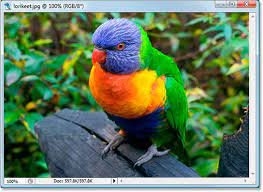
#> input picture Image_Processing_Fundamentals/color_conversion_python_scratch/bird.jpg, 263 x 192 px, found by its file name
$ jupyter execute Blurring_Techniques.ipynb
#> lines starting #> are read from the running program, lines starting #| are printed output that depends on the picture
[cell 1]
import cv2 as cv
import matplotlib.pyplot as plt
import numpy as np
from math import sqrt, floor, ceil
import math

# cv2.blur() function smooths an image using the kernel which is represented as:

[cell 2]
# path
path = "bird.jpg"

# Reading an image in default mode
image = cv.imread(path)
#> image is the input picture: shape (192, 263, 3); mean B, G, R 94.5, 123.3, 99

# Window name in which image is displayed
window_name = 'Image'

# ksize
ksize = (10, 10)

# Using cv2.blur() method
image1 = cv.blur(image, ksize, cv.BORDER_DEFAULT)
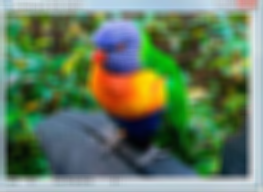
#> image1: shape (192, 263, 3); mean B, G, R 94.3, 123.1, 98.6

# Displaying the image
cv.imshow("Original Image", image)
k = cv.waitKey(0)
#> (key Esc is pressed here)

# Displaying the image
cv.imshow(window_name, image1)
k = cv.waitKey(0)
#> (key Esc is pressed here)

[cell 3]
img = cv.imread('bird.jpg')

kernel = np.ones((5,5),np.float32)/25
dst = cv.filter2D(img,-1,kernel)

plt.subplot(121),plt.imshow(img),plt.title('Original')
plt.xticks([]), plt.yticks([])

plt.subplot(122),plt.imshow(dst),plt.title('Averaging')
plt.xticks([]), plt.yticks([])
plt.show()
#> figure, not shown here; B, G, R data is drawn as R, G, B

# Use of blur function

[cell 4]
img = cv.imread('bird.jpg')

blur = cv.blur(img,(5,5))

plt.subplot(121),plt.imshow(img),plt.title('Original')
plt.xticks([]), plt.yticks([])
plt.subplot(122),plt.imshow(blur),plt.title('Blurred')
plt.xticks([]), plt.yticks([])
plt.show()
#> figure, not shown here; B, G, R data is drawn as R, G, B

# 1. Averaging (Mean or Homogeneous filter)
## The Average filter is also known as box filter, homogeneous filter, and mean filter.

1. It must be odd ordered.
2. The sum of all the elements should be 1.
3. All the elements should be the same.

[cell 5]
# Import the image
img = cv.imread('bird.jpg', 1)

# define a function for box filter
def box_kernel(size):
    k = np.ones((size,size),np.float32)/(size**2)
    return k
# Basically, the smallest the kernel, the less visible is the blur. In our example, we will use a 5 by 5 kernel.
size= 5

box_filter_img = cv.filter2D(img,-1,box_kernel(size)) # -1 for depth same as source

cv.imshow("Original Image", img)
k = cv.waitKey(0)
#> (key Esc is pressed here)

cv.imshow("Blurred-Box filter Image", box_filter_img)
k = cv.waitKey(0)
#> (key Esc is pressed here)

# 1.1 Box kernel application but using opencv blur function

[cell 6]
# using blur function
size = 5
box_filter_img1 = cv.blur(img,(size,size))

cv.imshow("Original Image", img)
k = cv.waitKey(0)
#> (key Esc is pressed here)

cv.imshow("Blurred-Box filter Image", box_filter_img1)
k = cv.waitKey(0)
#> (key Esc is pressed here)

# 2. Gaussian Filtering
## The equation for a Gaussian filter kernel of size (2k+1)×(2k+1) is given by:

. A 5x5 gaussian filter will look like this:-

[cell 7]
# Define a function for box filter
def gaussian_kernel(size, sigma=1): # applying above formula
    size = int(size) // 2
    #Numpy Mgrid is a special type of numpy array that creates a 2d array with similar values.
    # This method calls the meshgrid method to initialize dense multidimensional arrays.
    # Moreover, mgrid also accepts complex numbers as parameter.
    x, y = np.mgrid[-size:size+1, -size:size+1]

    normal = 1 / (2.0 * np.pi * sigma**2)
    g =  np.exp(-((x**2 + y**2) / (2.0*sigma**2))) * normal
    return g

size=5

# Apply the gaussian blur
gaussian_filter_img = cv.filter2D(img,-1, gaussian_kernel(size, sigma=1))

cv.imshow("Original Image", img)
k = cv.waitKey(0)
#> (key Esc is pressed here)

cv.imshow("Blurred-Gaussian Filter Image", gaussian_filter_img)
k = cv.waitKey(0)
#> (key Esc is pressed here)

# 2.1 Gaussian kernel application but using opencv GaussianBlur function

[cell 8]
size = 5
gaussian_filter_img = cv.GaussianBlur(img,(size,size),0)

# Show original Image
cv.imshow("Original Image", img)
k = cv.waitKey(0)
#> (key Esc is pressed here)

# Blurred Image after applying gaussian blur function
cv.imshow("Blurred-Box filter Image", box_filter_img1)
k = cv.waitKey(0)
#> (key Esc is pressed here)

#  3. Bilateral Filtering

1. Sigma values: For simplicity, you can set the 2 sigma values to be the same. If they are small (< 10), the filter will not have much effect, whereas if they are large (> 150), they will have a very strong effect, making the image look "cartoonish".

2. Filter size: Large filters (d > 5) are very slow, so it is recommended to use d=5 for real-time applications, and perhaps d=9 for offline applications that need heavy noise filtering.

3. This filter does not work inplace.

4. Two gaussian filters are used here one for blurring neighbourhood pixels and other for intensity diff. comparison, so as to preserve the edges as the intensity diffrence will be high near edges

## Bilateral Formula as follows:

[cell 9]
# gaussian filter
def gfunc(x,y,sigma):
    return (math.exp(-(x**2 + y**2)/(2*(sigma**2))))/(2*3.14*(sigma**2))

def gaussFilter(size, sigma):
    out = np.zeros(size)
    for i in range(size[0]):
        for j in range(size[1]):
            out[i,j] = gfunc(i-size[0]//2,j-size[1]//2, sigma )
    return out/np.sum(out)

(gfw,gfh) = (3,3)
gaussianFilter = gaussFilter((gfw,gfh),1)

print("Gaussian Filter")
print(gaussianFilter)

[cell 10]
img = cv.imread("bird.jpg")


# bilateral filter

def bfunc(i,j,fw,fh,image,sigma1, sigma2, bilateralWFilter):
    imgwork = image[i - fh//2:i+1 + fh//2, j - fw//2:j+1 + fw//2, :]

    bilateralIFilter = ((imgwork - image[i, j,:])**2 )/(2*(sigma1**2))

    bilateralFilter = np.exp(-1*bilateralIFilter)*bilateralWFilter
    bilateralFilter = bilateralFilter/np.sum(bilateralFilter,axis=(0,1))
    return np.sum(np.multiply(imgwork, bilateralFilter),axis=(0,1))

def bilateralFilterConv(image, fw,fh):
    size = image.shape
    sigma1 = 40
    sigma2 = 40
    bilateral1 = 2*3.14*sigma2*sigma2*gaussFilter((fw,fh), sigma2)
    if len(image.shape) < 3  or image.shape[2] == 1:
        bilateralWFilter = np.resize(bilateral1,(*bilateral1.shape,1))
    else:
        bilateralWFilter = np.stack([bilateral1, bilateral1, bilateral1], axis=2)

    out = np.zeros((size[0]-2*fw +1,size[1]-2*fh +1,size[2]))
    for i in range(size[0]-2*fh +1):
        for j in range(size[1]-2*fw +1):
            out[i,j,:] = bfunc(i+fw-1, j+fh-1, fw, fh, image, sigma1, sigma2, bilateralWFilter)

    if image.shape[2] == 1:
        return np.resize(out, (out.shape[0], out.shape[1])).astype(np.uint8)
    else:
        return out.astype(np.uint8)


bfw,bfh = (5, 5)
bilateral_image = bilateralFilterConv(img, bfw,bfh)
#> after the loop in bilateralFilterConv, `for i in range(size[0]-2*fh +1):`:
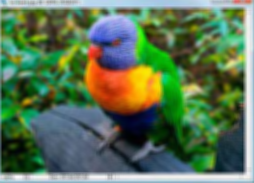
#> out: shape (183, 254, 3) float64; mean B, G, R 84.8, 116.8, 91.7
cv.imshow("Bilateral Blurred Image", bilateral_image)
k=cv.waitKey(0)
#> (key Esc is pressed here)

plt.subplot(121),plt.imshow(img),plt.title('Original')
plt.xticks([]), plt.yticks([])
plt.subplot(122),plt.imshow(bilateral_image),plt.title('Scratch Bilateral Blurred')
plt.xticks([]), plt.yticks([])
plt.show()
#> figure, not shown here; B, G, R data is drawn as R, G, B

# Using Look up Table

[cell 11]
import numpy as np
import cv2
import time

# image: input image
# texture: guidance image
# sigma_s: spatial parameter (pixels)
# sigma_r: range parameter (not normalized)
def bilateralfilter(image, texture, sigma_s, sigma_r):
    r = int(np.ceil(3 * sigma_s))
    # Image padding
    if image.ndim == 3:
        h, w, ch = image.shape
        I = np.pad(image, ((r, r), (r, r), (0, 0)), 'symmetric').astype(np.float32)
    elif image.ndim == 2:
        h, w = image.shape
        I = np.pad(image, ((r, r), (r, r)), 'symmetric').astype(np.float32)
    else:
        print('Input image is not valid!')
        return image
    # Check texture size and do padding
    if texture.ndim == 3:
        ht, wt, cht = texture.shape
        if ht != h or wt != w:
            print('The guidance image is not aligned with input image!')
            return image
        T = np.pad(texture, ((r, r), (r, r), (0, 0)), 'symmetric').astype(np.int32)
    elif texture.ndim == 2:
        ht, wt = texture.shape
        if ht != h or wt != w:
            print('The guidance image is not aligned with input image!')
            return image
        T = np.pad(texture, ((r, r), (r, r)), 'symmetric').astype(np.int32)
    # Pre-compute
    output = np.zeros_like(image)
    scaleFactor_s = 1 / (2 * sigma_s * sigma_s)
    scaleFactor_r = 1 / (2 * sigma_r * sigma_r)
    # A lookup table for range kernel
    LUT = np.exp(-np.arange(256) * np.arange(256) * scaleFactor_r)
    # Generate a spatial Gaussian function
    x, y = np.meshgrid(np.arange(2 * r + 1) - r, np.arange(2 * r + 1) - r)
    kernel_s = np.exp(-(x * x + y * y) * scaleFactor_s)
    # Main body
    if I.ndim == 2 and T.ndim == 2:     # I1T1 filter
        for y in range(r, r + h):
            for x in range(r, r + w):
                wgt = LUT[np.abs(T[y - r:y + r + 1, x - r:x + r + 1] - T[y, x])] * kernel_s
                output[y - r, x - r] = np.sum(wgt * I[y - r:y + r + 1, x - r:x + r + 1]) / np.sum(wgt)
    elif I.ndim == 3 and T.ndim == 2:     # I3T1 filter
        for y in range(r, r + h):
            for x in range(r, r + w):
                wgt = LUT[abs(T[y - r:y + r + 1, x - r:x + r + 1] - T[y, x])] * kernel_s
                wacc = np.sum(wgt)
                output[y - r, x - r, 0] = np.sum(wgt * I[y - r:y + r + 1, x - r:x + r + 1, 0]) / wacc
                output[y - r, x - r, 1] = np.sum(wgt * I[y - r:y + r + 1, x - r:x + r + 1, 1]) / wacc
                output[y - r, x - r, 2] = np.sum(wgt * I[y - r:y + r + 1, x - r:x + r + 1, 2]) / wacc
    elif I.ndim == 3 and T.ndim == 3:     # I3T3 filter
        for y in range(r, r + h):
            for x in range(r, r + w):
                wgt = LUT[abs(T[y - r:y + r + 1, x - r:x + r + 1, 0] - T[y, x, 0])] * \
                      LUT[abs(T[y - r:y + r + 1, x - r:x + r + 1, 1] - T[y, x, 1])] * \
                      LUT[abs(T[y - r:y + r + 1, x - r:x + r + 1, 2] - T[y, x, 2])] * \
                      kernel_s
                wacc = np.sum(wgt)
                output[y - r, x - r, 0] = np.sum(wgt * I[y - r:y + r + 1, x - r:x + r + 1, 0]) / wacc
                output[y - r, x - r, 1] = np.sum(wgt * I[y - r:y + r + 1, x - r:x + r + 1, 1]) / wacc
                output[y - r, x - r, 2] = np.sum(wgt * I[y - r:y + r + 1, x - r:x + r + 1, 2]) / wacc
    elif I.ndim == 2 and T.ndim == 3:     # I1T3 filter
        for y in range(r, r + h):
            for x in range(r, r + w):
                wgt = LUT[abs(T[y - r:y + r + 1, x - r:x + r + 1, 0] - T[y, x, 0])] * \
                      LUT[abs(T[y - r:y + r + 1, x - r:x + r + 1, 1] - T[y, x, 1])] * \
                      LUT[abs(T[y - r:y + r + 1, x - r:x + r + 1, 2] - T[y, x, 2])] * \
                      kernel_s
                output[y - r, x - r] = np.sum(wgt * I[y - r:y + r + 1, x - r:x + r + 1]) / np.sum(wgt)
    else:
        print('Something wrong!')
        return image

    # return np.clip(output, 0, 255)
    return output


if __name__ == '__main__':
    sigma_s = 1
    sigma_r = 0.1 *255
    img = cv2.imread('bird.jpg')
    img_gray = cv2.cvtColor(img, cv2.COLOR_BGR2GRAY)
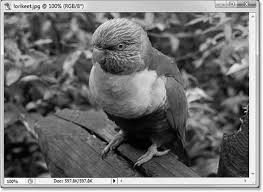
#> img_gray: shape (192, 263); min 0, max 255, mean 112.8
    tic = time.time()
    img_bf = bilateralfilter(img, img_gray, sigma_s, sigma_r)
#> in bilateralfilter, `I = np.pad(image, ((r, r), (r, r), (0, 0)), 'symmetric').astype(np.flo..`:
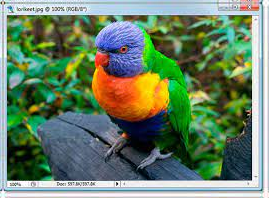
#> I: shape (198, 269, 3) float32; mean B, G, R 101, 128, 104.6
#> in bilateralfilter, `T = np.pad(texture, ((r, r), (r, r)), 'symmetric').astype(np.int32)`:
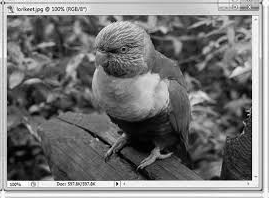
#> T: shape (198, 269) int32; min 0, max 255, mean 117.9
    toc = time.time()
    print('Elapsed time: %f sec.' % (toc - tic))
#     cv2.imwrite('2c_y.png', img_gray)
#     cv2.imwrite('output.png', img_bf)
    cv2.imshow("Original Image", img)
    k= cv2.waitKey(0)
#> (key Esc is pressed here)

    cv2.imshow("Bilateral Blurred Image", img_bf)
    k= cv2.waitKey(0)
#> (key Esc is pressed here)

[cell 12]
plt.subplot(121),plt.imshow(img),plt.title('Original')
plt.xticks([]), plt.yticks([])
plt.subplot(122),plt.imshow(img_bf),plt.title('Scratch Bilateral Blurred')
plt.xticks([]), plt.yticks([])
plt.show()
#> figure, not shown here; B, G, R data is drawn as R, G, B

# Comparison of all the 3 blurring methods output with varying kernel size

[cell 13]
# Define a function for plotting multiple figures
def plot_img(images, titles):
    fig, axs = plt.subplots(nrows = 1, ncols = len(images),
                          figsize = (30, 30))
    for i, p in enumerate(images):
        axs[i].imshow(cv.cvtColor(p, cv.COLOR_BGR2RGB))
        axs[i].set_title(titles[i])
        #axs[i].axis('off')
    plt.show()

# To show a side by side comparison of different filters with different kernel sizes.
for i in range(3,30,8):
    print("with kernel size: "+str(i))
    a_img = cv.blur(img,(i,i))
    g_img = cv.GaussianBlur(img,(i,i),0)
    b_img = cv.bilateralFilter(img,i,75,75)
    images=[img, a_img, g_img, b_img]
    titles=['original image',
          'box filter image',
          'gaussian filter image',
          'Bilateral filter image']
    plot_img(images, titles)
#> this loop made 4 passes
#> pass 1, in plot_img, `plt.show()`:
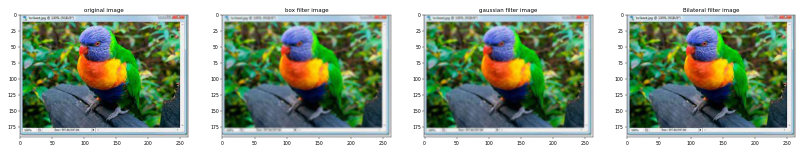
#> figure drawn by matplotlib, 4 panels

# 4. Median Filtering

[cell 14]
# using opencv function
# Read the image
noisy_img = cv.imread('balloons_noisy.png',1)
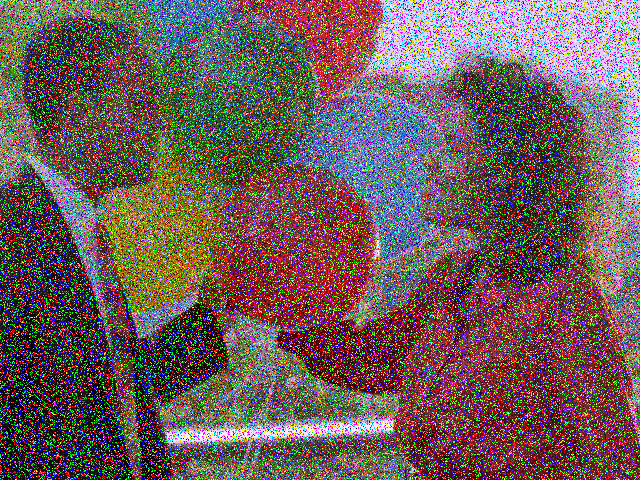
#> input picture Image_Processing_Fundamentals/images/balloons_noisy.png, 640 x 480 px, found by its file name
#> noisy_img is the input picture: shape (480, 640, 3); mean B, G, R 89.9, 92, 109.1

# Here I've used 5x5 kernel
size = 5

# Denoise the image using median filtering
denoise_img = cv.medianBlur(noisy_img,size)
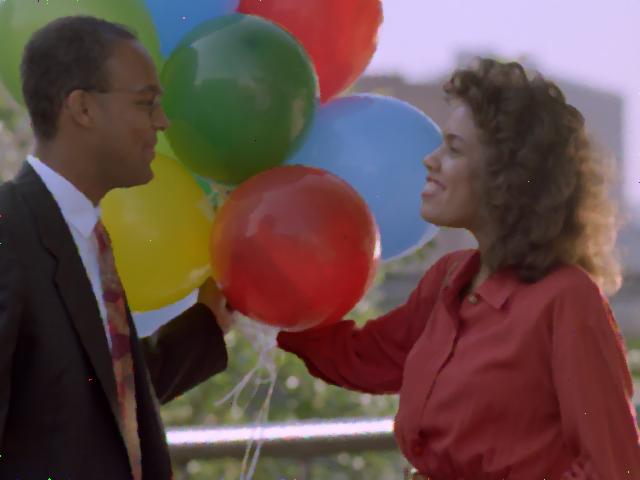
#> denoise_img: shape (480, 640, 3); mean B, G, R 73.6, 76.7, 100.9

# Show original Image
cv.imshow("Original Image", noisy_img)
k = cv.waitKey(0)
#> (key Esc is pressed here)

# Show original Image
cv.imshow("Denoised Image", denoise_img)
k = cv.waitKey(0)
#> (key Esc is pressed here)

# 4.1 Scratch Implementation of Median Filtering

[cell 15]
# Median Spatial Domain Filtering

# Read the image
img_noisy1 = cv.imread('balloons_noisy.png', 0)
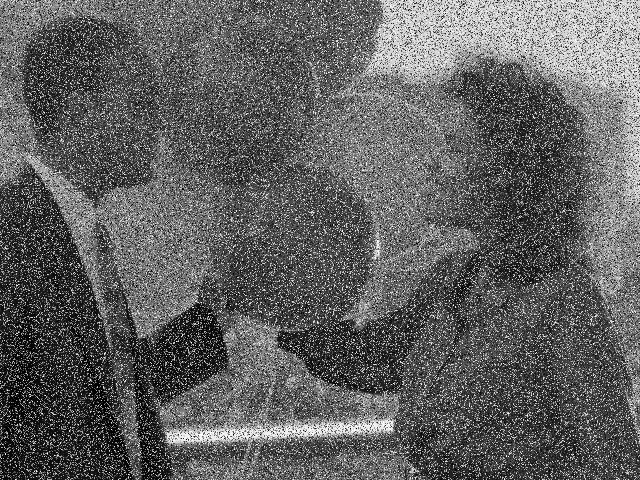
#> img_noisy1: shape (480, 640); min 0, max 255, mean 96.4

# Obtain the number of rows and columns
# of the image
m, n = img_noisy1.shape
#> m = 480; n = 640

# Traverse the image. For every 3X3 area,
# find the median of the pixels and
# replace the center pixel by the median
img_new1 = np.zeros([m, n])

for i in range(1, m-1):
    for j in range(1, n-1):
        temp = [img_noisy1[i-1, j-1],
                img_noisy1[i-1, j],
                img_noisy1[i-1, j + 1],
                img_noisy1[i, j-1],
                img_noisy1[i, j],
                img_noisy1[i, j + 1],
                img_noisy1[i + 1, j-1],
                img_noisy1[i + 1, j],
                img_noisy1[i + 1, j + 1]]

        temp = sorted(temp)
        img_new1[i, j]= temp[4]
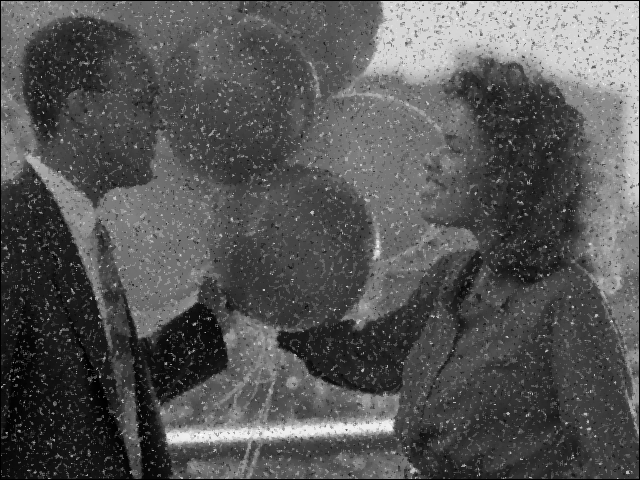
#> img_new1: shape (480, 640) float64; min 0, max 254, mean 85.9

img_new1 = img_new1.astype(np.uint8)
# cv2.imwrite('new_median_filtered.png', img_new1)

# Show original Image
cv.imshow("Original Image", img_noisy1)
k = cv.waitKey(0)
#> (key Esc is pressed here)

# Show original Image
cv.imshow("Denoised Image", img_new1)
k = cv.waitKey(0)
#> (key Esc is pressed here)
